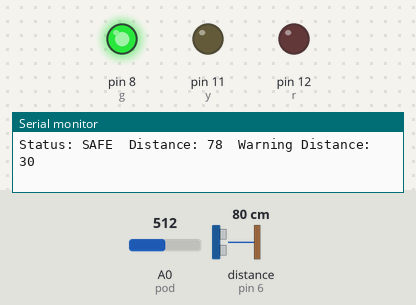
The sketch below on a simulated Arduino Uno, built with avr-gcc and run on an emulated ATmega328P. On the bench: output pins drawn as LEDs (lit = HIGH), the last lines printed to the serial monitor. Wiring (inferred from the names in the program): ultrasonic range finder: trigger pin 7; echo pin 6. The test bench sets the inputs (shaded band); at power-on: distance to the obstacle (sensor on pin 6) 80 cm, A0 (pod) = 512. The echo pulse lasts 58.3 µs per cm; pins used as bus, display or sensor lines are not drawn.

Above: at 1.3 s.
1.4 s: distance to the obstacle (sensor on pin 6) set to 35 cm
2.9 s: distance to the obstacle (sensor on pin 6) set to 30 cm
At 3.3 s:
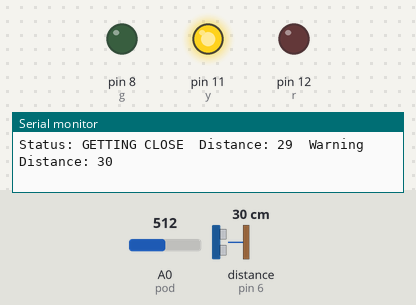
4.5 s: distance to the obstacle (sensor on pin 6) set to 19 cm
7.5 s: distance to the obstacle (sensor on pin 6) set to 14 cm
At 8.7 s:
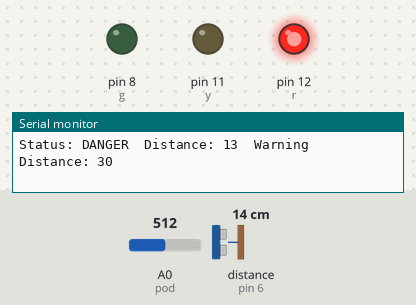
9.0 s: A0 (pod) set to 425
12.0 s: A0 (pod) set to 401
At 12.9 s:
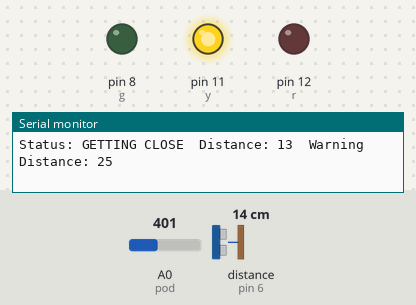
Timing chart, 0 to 15.0 s (numbered marks = the images above; inputs shaded):
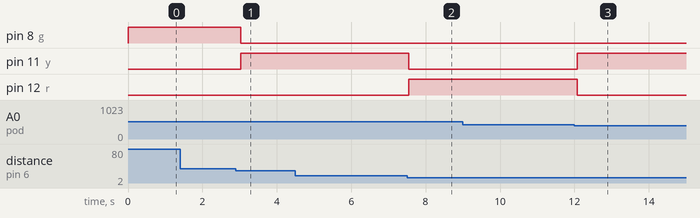

Measured:
- the behaviour switches between 32 and 31 cm on distance to the obstacle (sensor on pin 6) (found by bisection; images 0 and 1)
- the behaviour switches between 17 and 16 cm on distance to the obstacle (sensor on pin 6) (found by bisection; images 1 and 2)
- the behaviour switches between 410 and 409 on A0 (pod) (found by bisection; images 2 and 3)
- after the input at 2.9 s, pin 8 (g): HIGH → LOW after 0.13 s; pin 11 (y): LOW → HIGH after 0.13 s
- after the input at 7.5 s, pin 11 (y): HIGH → LOW after 0.05 s; pin 12 (r): LOW → HIGH after 0.05 s
- after the input at 12.0 s, pin 11 (y): LOW → HIGH after 0.07 s; pin 12 (r): HIGH → LOW after 0.07 s

The sketch:

UltraSonice_2.ino
```cpp
int trig = 7;
int echo = 6;
int pod = A0;
int g = 8;
int y = 11;
int r = 12;
int duration;
int distance;
void setup()
{
  pinMode(trig, OUTPUT);
  pinMode(echo, INPUT);
  pinMode(g, OUTPUT);
  pinMode(y, OUTPUT);
  pinMode(r, OUTPUT);
  Serial.begin(9600);
}

void loop()
{
  int value = analogRead(pod);
  int Wdistance= map(value, 0, 1023, 10, 50);
  digitalWrite(trig, LOW);
  delayMicroseconds(2);
  digitalWrite(trig, HIGH);
  delayMicroseconds(2);
  digitalWrite(trig, LOW);
  duration = pulseIn(echo, HIGH);
  distance = duration * 0.034/2;
  if (distance > Wdistance){
    digitalWrite(g, HIGH);
    digitalWrite(y, LOW);
    digitalWrite(r, LOW);
    Serial.print("Status: SAFE");
  }
  else if (distance > Wdistance / 2) {
    digitalWrite(g, LOW);
    digitalWrite(y, HIGH);
    digitalWrite(r, LOW);
    Serial.print("Status: GETTING CLOSE");
  }
  else{
    digitalWrite(g, LOW);
    digitalWrite(y, LOW);
    digitalWrite(r, HIGH);
    Serial.print("Status: DANGER");
  }
  Serial.print("  Distance: ");
  Serial.print(distance);
  Serial.print("  Warning Distance: ");
  Serial.println(Wdistance);
  delay(500);}
```
